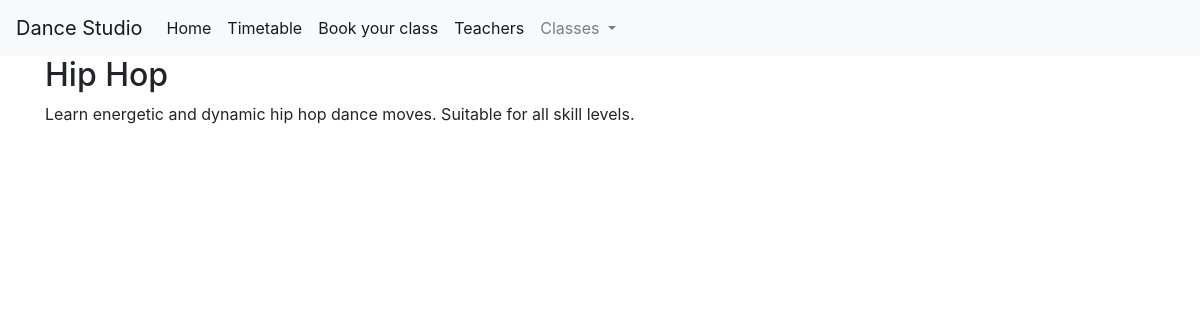
The app's page /class/1 with its own data.
### tables this page shows
CREATE TABLE dance_classes (
    dance_class_id INTEGER PRIMARY KEY AUTOINCREMENT,
    dance_class_name VARCHAR(50) NOT NULL,
    dance_class_about TEXT
);

### app.py (the view)
@app.route('/class/<string:dance_class_id>')
def dance_class(dance_class_id):
    dance_class = get_dance_class(dance_class_id)
    return render_template('class.html', dance_class=dance_class)

### app.py (called while the page is built)
def get_db_connection():
    conn = sqlite3.connect('database.db')
    conn.row_factory = sqlite3.Row
    return conn

def get_dance_class(dance_class_id):
    conn = get_db_connection()
    dance_class = conn.execute('SELECT * FROM dance_classes WHERE dance_class_id = ?',
                        (dance_class_id,)).fetchone()
    conn.close()
    if dance_class is None:
        abort(404)
    return dance_class

### templates/class.html
{% extends 'base.html' %}
{% block content %}
    <h2>{{ dance_class['dance_class_name'] }}</h2>
    <p>{{ dance_class['dance_class_about'] }}</p>
{% endblock %}

### records on screen
dance_classes: dance_class_name "Hip Hop", dance_class_about "Learn energetic and dynamic hip hop dance moves. Suitable for all skill levels."
